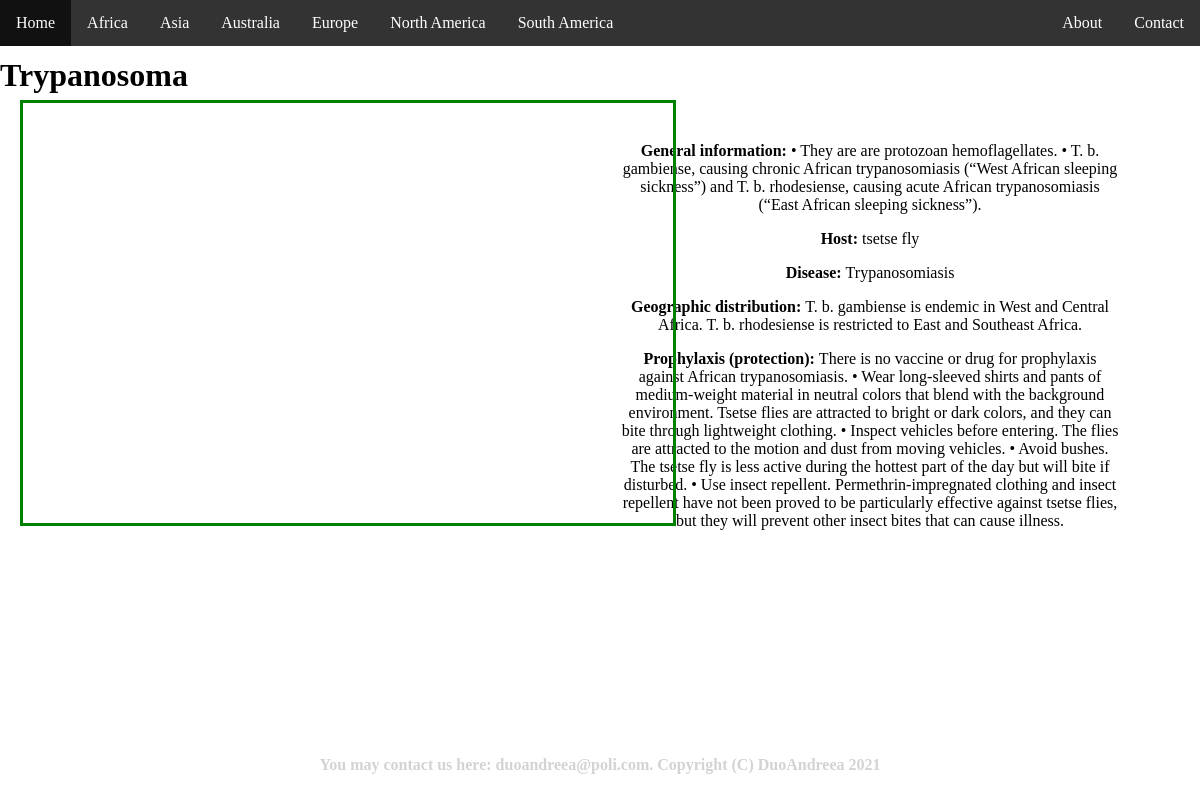
The page /Trypanosoma/ on the database its author committed.
### parasiteMaps/models.py (models this page shows, shortened)
class Parasite(models.Model):
    name = models.CharField(max_length=40, default=None)
    general_info = models.CharField(max_length=600)
    host = models.CharField(max_length=150)
    disease = models.CharField(max_length=65)
    geographic_distribution = models.CharField(max_length=400)
    prophylaxis = models.CharField(max_length=2100)

### parasiteMaps/views.py (the view)
# urls.py: re_path(r'Trypanosoma/',views.trypanosoma_map,name='trypanosoma-page'),
def trypanosoma_map(request):
    mapbox_access_token = 'pk.my_mapbox_access_token'
    parasite = Parasite.objects.get(name='Trypanosoma')
    return render(request, 'trypanosoma.html',{ 'mapbox_access_token': mapbox_access_token, 'parasite': parasite })

### parasiteMaps/templates/trypanosoma.html (shortened to what this page needs)
<!DOCTYPE html>
<html lang="en">
<head>
    <link href='https://api.mapbox.com/mapbox-gl-js/v1.12.0/mapbox-gl.css' rel='stylesheet' />
</head>
<body>
<br><br>
<h1>Trypanosoma</h1>
<div id="menu">
    <nav>
<ul class="nav">
    <li><a href="{% url 'default-page' %}" methods="POST">Home</a></li>
    <li><a href="#africa" >Africa</a>
    </li>
    <li><a href="#asia" >Asia</a>
    </li>
    <li><a href="#australia" >Australia</a></li>
    <li><a href="#europe" >Europe</a>
    </li>
    <li><a href="#namerica" >North America</a></li>
    <li><a href="#samerica" >South America</a>
    </li>
    <li style="float: right;"><a href="#contact">Contact</a>
    </li>
    <li style="float: right;"><a href="#about">About</a>
    </li>
</ul>
    </nav>
</div>
<div id='map' width="630" height="400" style="width:630px; height:400px; float: left; margin-left: 20px; top: 100px; border: 3px solid green; padding: 10px;">
</div>
<div id="text">
    <p><strong>General information: </strong>{{ parasite.general_info }} </p>
    <p><strong>Host: </strong> {{ parasite.host }} </p>
    <p><strong>Disease: </strong> {{ parasite.disease }} </p>
    <p><strong>Geographic distribution: </strong> {{ parasite.geographic_distribution }} </p>
    <p><strong>Prophylaxis (protection): </strong> {{ parasite.prophylaxis }} </p>
</div>
<div style="position: absolute; left: 50%;transform: translateX(-50%); bottom: 5px; color: #d3d3d3; text-align: center;">
        <h4>You may contact us here: duoandreea@poli.com. Copyright (C) DuoAndreea 2021</h4>
    </div>
</body>
</html>

### parasiteMaps/templates/trypanosoma.html (style rules this page uses)
body { margin:0; }
ul { list-style-type: none; margin: 0; padding: 0; overflow: hidden; background-color: #333; position: fixed; top: 0; width: 100%; }
li { float: left; }
li a { display: block; color: white; text-align: center; padding: 14px 16px; text-decoration: none; }
#map { position: absolute; top: 0; bottom: 0; margin-left: 10px; }
#text { float: right; margin-right: 70px; width: 500px; height: 340px; text-align: center; padding: 10px; }

### rows shown on the page
Parasite: general_info "• They are are protozoan hemoflagellates. • T. b. gambiense, causing chronic African trypanosomiasis (“West African sleeping sickness”) and T. b. rhodesiense, causing acute African trypanosomiasis (“East African sleeping sickness”).", host "tsetse fly", disease "Trypanosomiasis", geographic_distribution "T. b. gambiense is endemic in West and Central Africa. T. b. rhodesiense is restricted to East and Southeast Africa.", prophylaxis "There is no vaccine or drug for prophylaxis against African trypanosomiasis. • Wear long-sleeved shirts and pants of medium-weight material in neutral colors that blend with the background environment. Tsetse flies are attracted to bright or dark colors, and they can bite through lightweight clothing. • Inspect vehicles before entering. The flies are attracted to the motion and dust from moving vehicles. • Avoid bushes. The tsetse fly is less active during the hottest part of the day but will bite if disturbed. • Use insect repellent. Permethrin-impregnated clothing and insect repellent have not been proved to be particularly effective against tsetse flies, but they will prevent other…"
